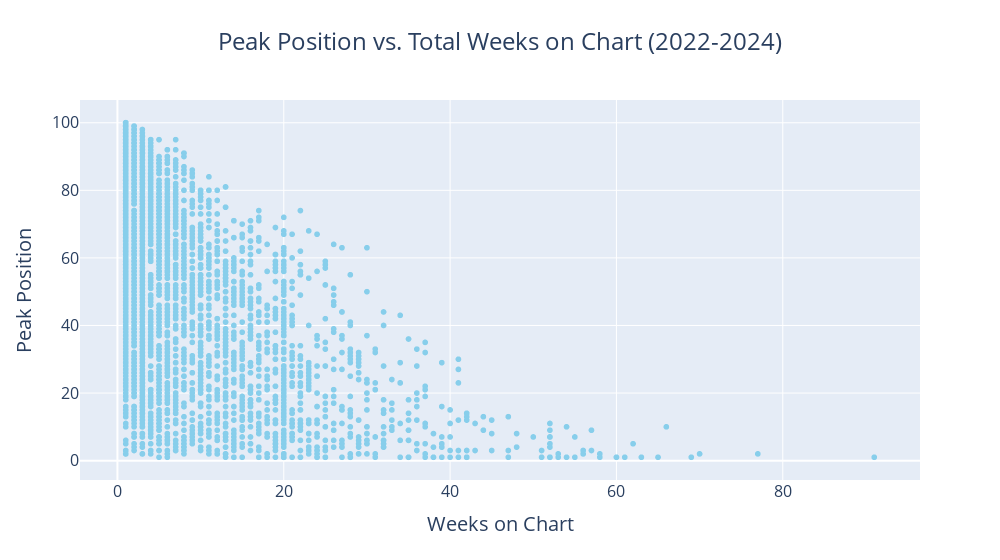

The notebook cell this image was saved under:
### Code cell
# Peak Position vs. Total Weeks on Chart (2022-2024)
# Create a scatter plot
fig = px.scatter(
    weeks_on_chart_sorted,
    x='Weeks on Chart',
    y='Peak Position',
    color_discrete_sequence=['skyblue'],
    hover_data=['Title', 'Singer(s)'],
    title='Peak Position vs. Total Weeks on Chart (2022-2024)',
    width=1000
)

# Customize the chart
fig.update_layout(
    title_font=dict(size=24),
    title_x=0.5,
    xaxis_title='Weeks on Chart',
    yaxis_title='Peak Position',
    xaxis_title_font=dict(size=20),
    yaxis_title_font=dict(size=20),
    xaxis=dict(
        tickfont=dict(size=16),
    ),
    yaxis=dict(
        tickfont=dict(size=16)
    ),
    hoverlabel=dict(
        font=dict(
            family="Arial",
            size=14
        )
    ),
    bargap=0.2
)

# Show the chart
fig.show()

### Figure 1 — Plotly figure (JSON) as saved in the notebook; plotly's stock layout.template omitted (floating-point values rounded to 4 significant figures; data arrays with more than 128 entries replaced by an {"elided": "..."} marker saying what was removed)
{"data": [{"customdata": {"elided": "3624x2 str values"}, "hovertemplate": "Weeks on Chart=%{x}<br>Peak Position=%{y}<br>Title=%{customdata[0]}<br>Singer(s)=%{customdata[1]}<extra></extra>", "legendgroup": "", "marker": {"color": "skyblue", "symbol": "circle"}, "mode": "markers", "name": "", "showlegend": false, "type": "scattergl", "x": {"elided": "3624 int values"}, "xaxis": "x", "y": {"elided": "3624 int values"}, "yaxis": "y"}], "layout": {"bargap": 0.2, "hoverlabel": {"font": {"family": "Arial", "size": 14}}, "legend": {"tracegroupgap": 0}, "title": {"font": {"size": 24}, "text": "Peak Position vs. Total Weeks on Chart (2022-2024)", "x": 0.5}, "width": 1000, "xaxis": {"anchor": "y", "domain": [0, 1], "tickfont": {"size": 16}, "title": {"font": {"size": 20}, "text": "Weeks on Chart"}}, "yaxis": {"anchor": "x", "domain": [0, 1], "tickfont": {"size": 16}, "title": {"font": {"size": 20}, "text": "Peak Position"}}}}
